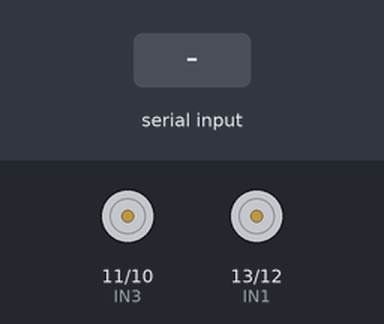
A sketch run on a simulated Arduino Uno, built with avr-gcc and run on an emulated ATmega328P. On the bench: motor-driver pin pairs drawn as motors (green arrow = first pin HIGH = forward, orange = second pin HIGH = backward, longer = more drive). The inputs (shaded band) are chosen by the test bench.

Above: at 1.2 s.
1.3 s: "1\n" received over Serial
At 2.5 s:
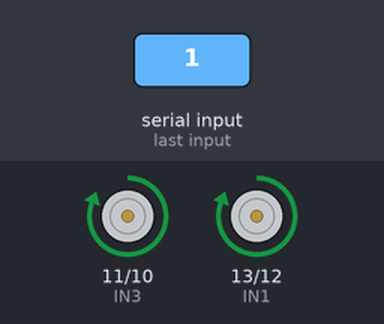
2.8 s: "2\n" received over Serial
At 3.6 s:
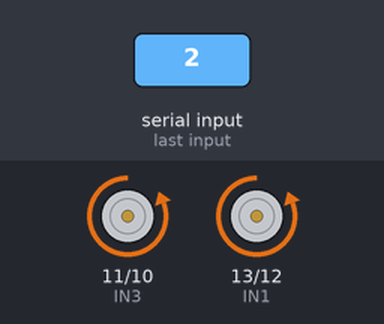
4.3 s: "3\n" received over Serial
At 4.8 s:
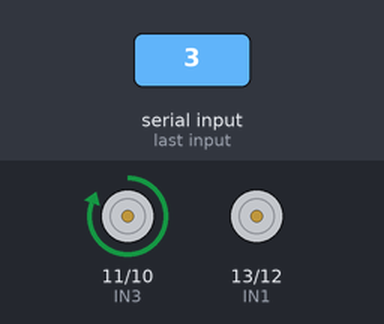
5.8 s: "4\n" received over Serial
At 7.0 s:
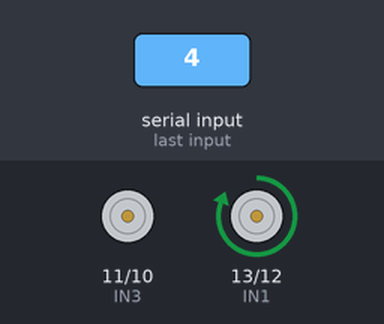
7.3 s: "5\n" received over Serial
At 8.3 s:
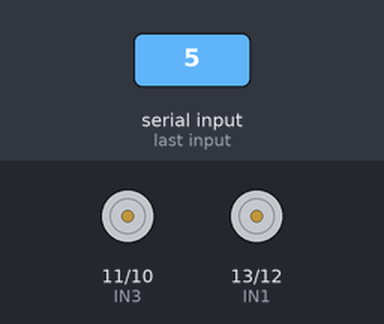
Timing chart, 0 to 9.8 s (numbered marks = the images above; inputs shaded):
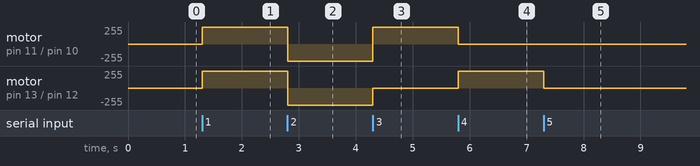

The sketch:

sketch_sep18a.ino
```cpp
//for more project visit www.blackkeyhole.com
#include<SoftwareSerial.h>

#define IN1 13
#define IN2 12
#define IN3 11
#define IN4 10
//#define EN1 6
//#define EN2 5

//SoftwareSerial mySerial(2, 3); // RX, TX

String data;
int btVal;

void setup()
{
  //Serial.begin(115200);
  pinMode(IN1, OUTPUT);
  pinMode(IN2, OUTPUT);
  pinMode(IN3, OUTPUT);
  pinMode(IN4, OUTPUT);
  //pinMode(EN1, OUTPUT);
  //pinMode(EN2, OUTPUT);
  digitalWrite(IN1, LOW);
  digitalWrite(IN2, LOW);
  digitalWrite(IN3, LOW);
  digitalWrite(IN4, LOW);
  //analogWrite(EN1,63);
  //analogWrite(EN2,63);
  Serial.begin(9600);
}

void loop()
{
 while (Serial.available())
 {
  {
      data = Serial.readStringUntil('\n');
      //Serial.print(str);
  }

    btVal = (data.toInt());
    //Serial.print("BlueTooth Value ");
    //Serial.println(btVal);


  switch (btVal)
   {
      case 1:
        //Serial.println("Forward");
        forward();
        break;

      case 2:
       //Serial.println("Reverse");
        reverse();
        break;

      case 3:
       //Serial.println("Left");
        left();
        break;

      case 4:
        //Serial.println("Right");
        right();
        break;

      case 5:
        //Serial.println("Stop");
        stoprobot();
        break;

  }

 }


}

void forward()
{
  digitalWrite(IN1, HIGH);
  digitalWrite(IN2, LOW);
  digitalWrite(IN3, HIGH);
  digitalWrite(IN4, LOW);
}

void reverse()
{
  digitalWrite(IN1, LOW);
  digitalWrite(IN2, HIGH);
  digitalWrite(IN3, LOW);
  digitalWrite(IN4, HIGH);
}

void left()
{
  digitalWrite(IN1, LOW);
  digitalWrite(IN2, LOW);
  digitalWrite(IN3, HIGH);
  digitalWrite(IN4, LOW);
}

void right()
{
  digitalWrite(IN1, HIGH);
  digitalWrite(IN2, LOW);
  digitalWrite(IN3, LOW);
  digitalWrite(IN4, LOW);
}

void stoprobot()
{
  digitalWrite(IN1, LOW);
  digitalWrite(IN2, LOW);
  digitalWrite(IN3, LOW);
  digitalWrite(IN4, LOW);
}
```

Measured:
- after the input at 1.3 s, motor on pin 11 (IN3) / pin 10 (IN4), motor on pin 13 (IN1) / pin 12 (IN2): stopped → forward 255/255 at once
- after the input at 2.8 s, motor on pin 11 (IN3) / pin 10 (IN4), motor on pin 13 (IN1) / pin 12 (IN2): forward 255/255 → backward 255/255 at once
- after the input at 4.3 s, motor on pin 11 (IN3) / pin 10 (IN4): backward 255/255 → forward 255/255 at once; motor on pin 13 (IN1) / pin 12 (IN2): backward 255/255 → stopped at once
- after the input at 5.8 s, motor on pin 11 (IN3) / pin 10 (IN4): forward 255/255 → stopped at once; motor on pin 13 (IN1) / pin 12 (IN2): stopped → forward 255/255 at once
- after the input at 7.3 s, motor on pin 13 (IN1) / pin 12 (IN2): forward 255/255 → stopped at once
